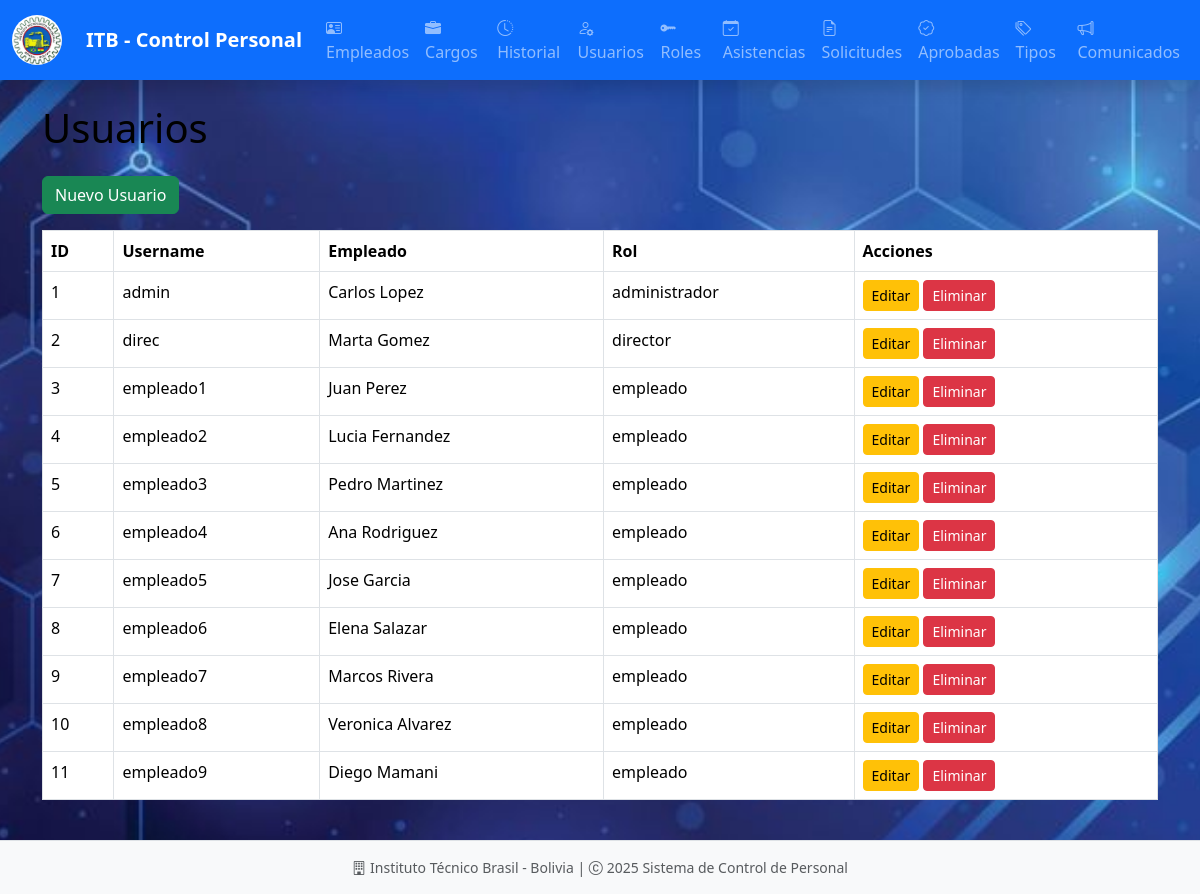
Screenshot of /usuarios/ with the database file from the repository.
### models/usuario_model.py (models this page shows, shortened)
class Usuario(db.Model):
    __tablename__ = "usuarios"
    id = db.Column(db.Integer, primary_key=True)
    username = db.Column(db.String(50), nullable=False, unique=True)
    password = db.Column(db.String(255), nullable=False)
    empleado_id = db.Column(db.Integer, db.ForeignKey('empleados.id'), nullable=False)
    rol_id = db.Column(db.Integer, db.ForeignKey('roles.id'), nullable=False)
    rol = db.relationship('Rol', back_populates='usuarios')
    empleado = db.relationship('Empleado', back_populates='usuarios')
    comunicados = db.relationship('Comunicado', back_populates='usuario', cascade='all, delete-orphan')
    historiales = db.relationship('Historial', back_populates='usuario', cascade='all, delete-orphan')
    @staticmethod
    def get_all():
        return Usuario.query.all()
    def delete(self):
        db.session.delete(self)
        db.session.commit()

### models/empleado_model.py (models this page shows, shortened)
class Empleado(db.Model):
    __tablename__ = "empleados"
    id = db.Column(db.Integer, primary_key=True)
    nombre = db.Column(db.String(255), nullable=False)
    apellido = db.Column(db.String(255), nullable=False)
    ci = db.Column(db.String(20), nullable=False, unique=True)
    email = db.Column(db.String(255), nullable=False, unique=True)
    telefono = db.Column(db.String(20), nullable=False)
    fecha = db.Column(db.DateTime, nullable=False, default=datetime.utcnow)
    cargo_id = db.Column(db.Integer, db.ForeignKey('cargos.id'), nullable=False)
    cargo = db.relationship('Cargo', back_populates='empleados')
    usuarios = db.relationship('Usuario', back_populates='empleado', uselist=False)
    asistencias = db.relationship('Asistencia', back_populates='empleado', cascade='all, delete-orphan')
    historial_laboral = db.relationship('Historial', back_populates='empleado', cascade='all, delete-orphan')
    licencias_aprobadas = db.relationship('LicenciaAprobada', back_populates='empleado', cascade='all, delete-orphan')
    solicitudes_licencia = db.relationship('SolicitudLicencia', back_populates='empleado', cascade='all, delete-orphan')
    def delete(self):
        db.session.delete(self)
        db.session.commit()

### models/rol_model.py (models this page shows, shortened)
class Rol(db.Model):
    __tablename__ = "roles"
    id = db.Column(db.Integer, primary_key=True)
    rol = db.Column(db.String(80), nullable=False)
    usuarios = db.relationship('Usuario', back_populates='rol', cascade='all, delete-orphan')
    def delete(self):
        db.session.delete(self)
        db.session.commit()

### controllers/usuario_controller.py (the view)
@usuario_bp.route("/")
def index():
    usuarios = Usuario.get_all()
    return usuario_view.list(usuarios)

### run.py (called while the page is built)
@app.context_processor
def inject_active_path():
    def is_active(path):
        return 'active' if request.path == path else ''
    return(dict(is_active = is_active))

### views/usuario_view.py (called while the page is built)
def list(usuarios):
    return render_template('admin/usuarios/index.html', usuarios=usuarios)

### templates/admin/usuarios/index.html (shortened to what this page needs)
{% extends 'admin/base.html' %}
{% block content %}
<h1 class="mb-4">Usuarios</h1>
<a href="{{ url_for('usuario.create') }}" class="btn btn-success mb-3">Nuevo Usuario</a>
<table class="table table-bordered">
    <thead>
        <tr>
            <th>ID</th>
            <th>Username</th>
            <th>Empleado</th>
            <th>Rol</th>
            <th>Acciones</th>
        </tr>
    </thead>
    <tbody>
        {% for user in usuarios %}
        <tr>
            <td>{{ user.id }}</td>
            <td>{{ user.username }}</td>
            <td>{{ user.empleado.nombre }} {{ user.empleado.apellido }}</td>
            <td>{{ user.rol.rol }}</td>
            <td>
                <a href="{{ url_for('usuario.edit', id=user.id) }}" class="btn btn-warning btn-sm">Editar</a>
                <a href="{{ url_for('usuario.delete', id=user.id) }}" class="btn btn-danger btn-sm" onclick="return confirm('¿Eliminar este usuario?')">Eliminar</a>
            </td>
        </tr>
        {% endfor %}
    </tbody>
</table>
{% endblock %}

### static/style/style_admin.css (style rules this page uses)
:root { --primary-color: #0d6efd; --secondary-color: #6c757d; --success-color: #198754; --info-color: #0dcaf0; --warning-color: #ffc107; --danger-color: #dc3545; --light-color: #f8f9fa; --dark-color: #212529; }
body { font-family: 'Segoe UI', Tahoma, Geneva, Verdana, sans-serif; background-image: url('../images/background.jpg'); background-size: cover; background-repeat: no-repeat; background-attachment: fixed; background-position: center; color: #000000; }

### rows the page displays
Usuario: id "1", username "admin", empleado.nombre "Carlos", empleado.apellido "Lopez", rol.rol "administrador"
Usuario: id "2", username "direc", empleado.nombre "Marta", empleado.apellido "Gomez", rol.rol "director"
Usuario: id "3", username "empleado1", empleado.nombre "Juan", empleado.apellido "Perez", rol.rol "empleado"
Usuario: id "4", username "empleado2", empleado.nombre "Lucia", empleado.apellido "Fernandez", rol.rol "empleado"
Usuario: id "5", username "empleado3", empleado.nombre "Pedro", empleado.apellido "Martinez", rol.rol "empleado"
Usuario: id "6", username "empleado4", empleado.nombre "Ana", empleado.apellido "Rodriguez", rol.rol "empleado"
Usuario: id "7", username "empleado5", empleado.nombre "Jose", empleado.apellido "Garcia", rol.rol "empleado"
Usuario: id "8", username "empleado6", empleado.nombre "Elena", empleado.apellido "Salazar", rol.rol "empleado"
Usuario: id "9", username "empleado7", empleado.nombre "Marcos", empleado.apellido "Rivera", rol.rol "empleado"
Usuario: id "10", username "empleado8", empleado.nombre "Veronica", empleado.apellido "Alvarez", rol.rol "empleado"
Usuario: id "11", username "empleado9", empleado.nombre "Diego", empleado.apellido "Mamani", rol.rol "empleado"
